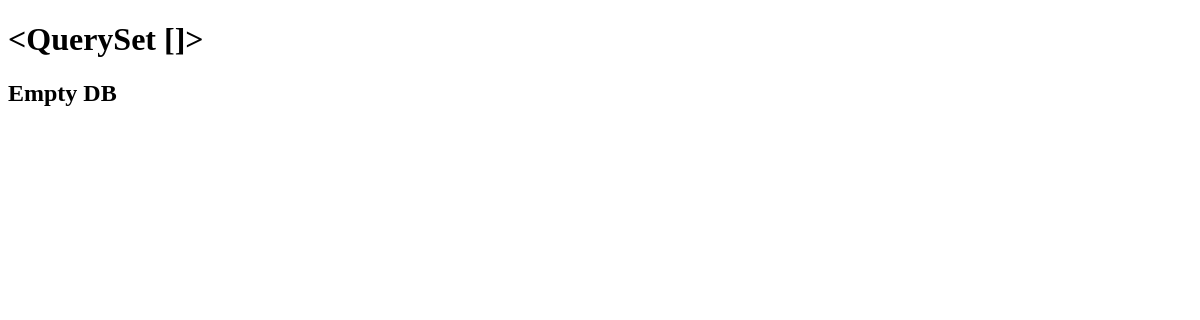
/about/t/, run on an earlier commit of the app's database.
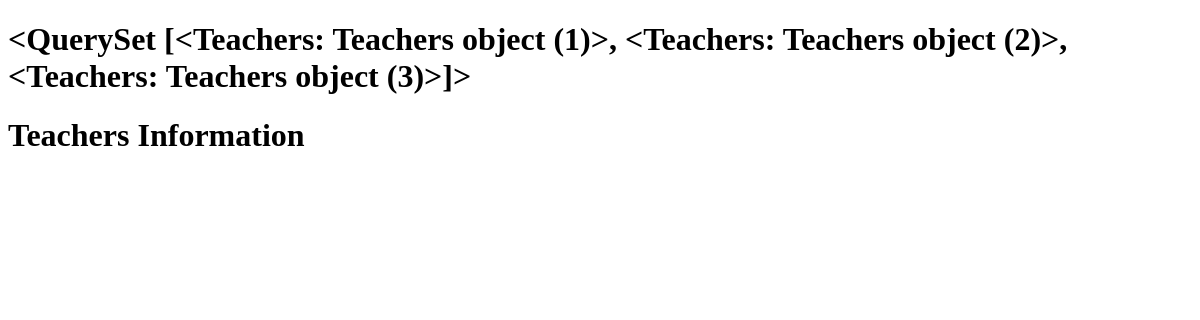
And on a later commit of the database.
### about_us/models.py (models this page shows)
class Teachers(models.Model):
    tid = models.IntegerField()
    tname = models.CharField(max_length=40)
    temail = models.EmailField(max_length=30)

### about_us/views.py (the view)
# urls.py: path('t/',views.teachers_info,name = 'tinfo' )
def teachers_info(request):
    teach = Teachers.objects.all()
    return render (request,'about/teachers.html',{'thr':teach})

### templates/about/teachers.html (shortened to what this page needs)
<!DOCTYPE html>
<html lang="en">
<head>
</head>
<body>
    <h1>{{thr}}</h1>
    {% if thr %}
    <h1>Teachers Information</h1>
    {% else %}
    <h2>Empty DB</h2>
    {% endif %}
</body>
</html>

What changed in the data, as far as the page shows it:
added Teachers: id "<QuerySet [<Teachers: Teachers object (1)>, <Teachers: Teachers object (2)>, <Teachers: Teachers object (3)>]>"
Also different on the page:
{{ thr }}: "<QuerySet []>" → (not shown)
text no longer shown: "Empty DB"
text now shown: "Teachers Information"
